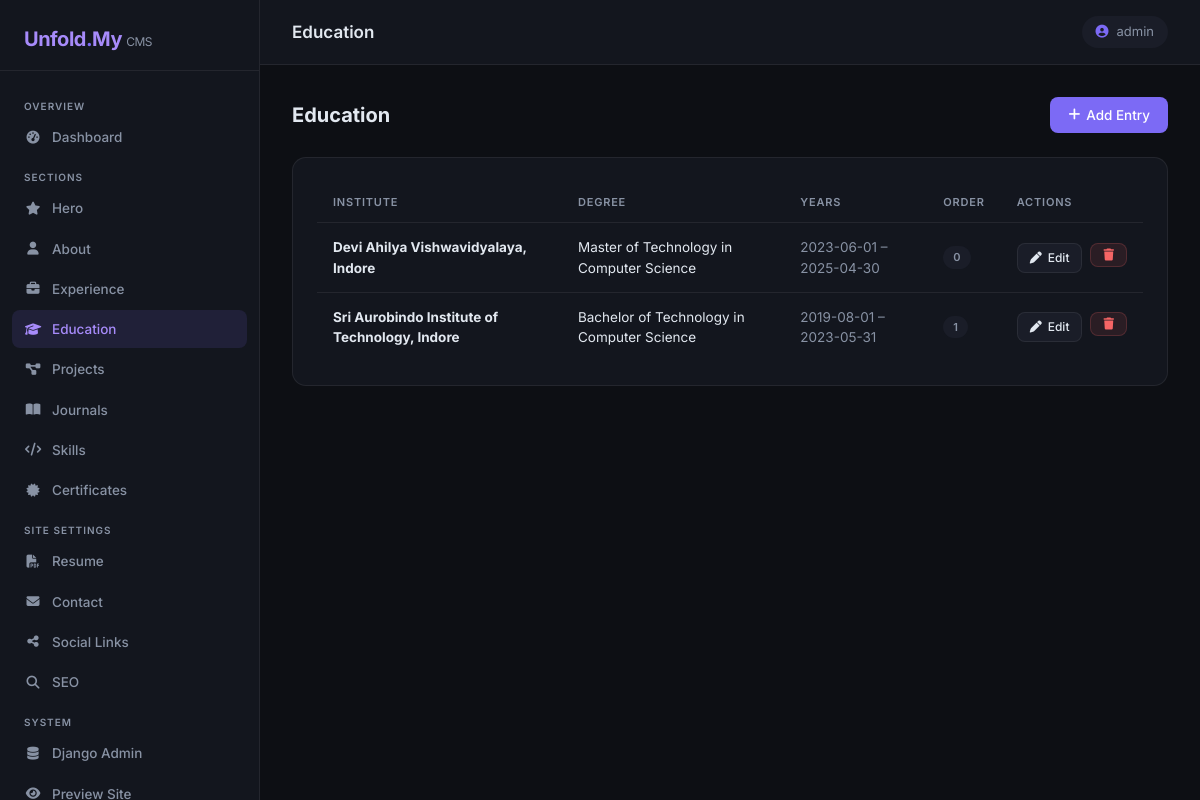
Page /admin-panel/education/ (signed in) on the committed database.
### profile_1/models.py (models this page shows, shortened)
class Education(models.Model):
    institute = models.CharField(max_length=250)
    degree = models.CharField(max_length=250)
    start_year = models.CharField(max_length=10, default="", blank=True)
    end_year = models.CharField(max_length=10, default="", blank=True)
    percentage = models.CharField(max_length=20, blank=True)
    description = models.TextField(blank=True)
    specializations = models.JSONField(default=list, blank=True)
    display_order = models.PositiveIntegerField(default=0)
    class Meta:
        ordering = ["display_order"]

### profile_1/admin_panel/views.py (the view)
# urls.py: path("education/",         views.education_list,      name="education"),
@staff_required
def education_list(request):
    items = Education.objects.all()
    return render(request, "admin-panel/education.html", {"items": items})

### profile_1/admin_panel/views.py (called while the page is built)
def staff_required(view_func):
    @wraps(view_func)
    def wrapper(request, *args, **kwargs):
        if not (request.user.is_authenticated and request.user.is_staff):
            return redirect("admin_panel:login")
        return view_func(request, *args, **kwargs)
    return wrapper

### profile_1/templates/admin-panel/education.html (shortened to what this page needs)
{% extends "admin-panel/base.html" %}
{% block page_title_header %}Education{% endblock %}
{% block nav_education %}active{% endblock %}
{% block content %}
<div class="page-header">
  <h2>Education</h2>
  <a href="{% url 'admin_panel:education-add' %}" class="btn-panel btn-primary-panel"><i class="fa-solid fa-plus"></i> Add Entry</a>
</div>
<div class="panel-card">
  {% if items %}
  <table class="panel-table">
    <thead>
      <tr><th>Institute</th><th>Degree</th><th>Years</th><th>Order</th><th>Actions</th></tr>
    </thead>
    <tbody>
      {% for item in items %}
      <tr>
        <td><strong>{{ item.institute }}</strong></td>
        <td>{{ item.degree }}</td>
        <td style="color:var(--muted)">{{ item.start_year }} – {{ item.end_year }}</td>
        <td><span class="badge-panel badge-muted">{{ item.display_order }}</span></td>
        <td>
          <div style="display:flex;gap:8px;">
            <a href="{% url 'admin_panel:education-edit' item.pk %}" class="btn-panel btn-secondary-panel btn-sm-panel"><i class="fa-solid fa-pen"></i> Edit</a>
            <form method="post" action="{% url 'admin_panel:education-delete' item.pk %}" style="display:inline;" onsubmit="return confirm('Delete?')">
              {% csrf_token %}<button type="submit" class="btn-panel btn-danger-panel btn-sm-panel"><i class="fa-solid fa-trash"></i></button>
            </form>
          </div>
        </td>
      </tr>
      {% endfor %}
    </tbody>
  </table>
  {% else %}
  <div class="empty-state"><i class="fa-solid fa-graduation-cap"></i>No education entries yet.</div>
  {% endif %}
</div>
{% endblock %}

### profile_1/templates/admin-panel/base.html (shortened to what this page needs)
{% load static %}
<!DOCTYPE html>
<html lang="en">
<head>
  <link rel="stylesheet" href="https://cdn.jsdelivr.net/npm/bootstrap@5.3.2/dist/css/bootstrap.min.css">
  <link rel="stylesheet" href="https://cdnjs.cloudflare.com/ajax/libs/font-awesome/6.5.1/css/all.min.css">
</head>
<body>
  <aside class="sidebar">
    <div class="sidebar-brand">Unfold<span>.</span>My <span style="font-size:12px;font-weight:400;color:var(--muted)">CMS</span></div>
    <nav class="sidebar-nav">
      <div class="nav-section-label">Overview</div>
      <a href="{% url 'admin_panel:dashboard' %}" class="sidebar-link {% block nav_dashboard %}{% endblock %}">
        <i class="fa-solid fa-gauge-high"></i> Dashboard
      </a>
      <div class="nav-section-label">Sections</div>
      <a href="{% url 'admin_panel:hero' %}" class="sidebar-link {% block nav_hero %}{% endblock %}">
        <i class="fa-solid fa-star"></i> Hero
      </a>
      <a href="{% url 'admin_panel:about' %}" class="sidebar-link {% block nav_about %}{% endblock %}">
        <i class="fa-solid fa-user"></i> About
      </a>
      <a href="{% url 'admin_panel:experience' %}" class="sidebar-link {% block nav_experience %}{% endblock %}">
        <i class="fa-solid fa-briefcase"></i> Experience
      </a>
      <a href="{% url 'admin_panel:education' %}" class="sidebar-link {% block nav_education %}{% endblock %}">
        <i class="fa-solid fa-graduation-cap"></i> Education
      </a>
      <a href="{% url 'admin_panel:projects' %}" class="sidebar-link {% block nav_projects %}{% endblock %}">
        <i class="fa-solid fa-diagram-project"></i> Projects
      </a>
      <a href="{% url 'admin_panel:journals' %}" class="sidebar-link {% block nav_journals %}{% endblock %}">
        <i class="fa-solid fa-book-open"></i> Journals
      </a>
      <a href="{% url 'admin_panel:skills' %}" class="sidebar-link {% block nav_skills %}{% endblock %}">
        <i class="fa-solid fa-code"></i> Skills
      </a>
      <a href="{% url 'admin_panel:certifications' %}" class="sidebar-link {% block nav_certifications %}{% endblock %}">
        <i class="fa-solid fa-certificate"></i> Certificates
      </a>
      <div class="nav-section-label">Site Settings</div>
      <a href="{% url 'admin_panel:resume' %}" class="sidebar-link {% block nav_resume %}{% endblock %}">
        <i class="fa-solid fa-file-pdf"></i> Resume
      </a>
      <a href="{% url 'admin_panel:contact' %}" class="sidebar-link {% block nav_contact %}{% endblock %}">
        <i class="fa-solid fa-envelope"></i> Contact
      </a>
      <a href="{% url 'admin_panel:social' %}" class="sidebar-link {% block nav_social %}{% endblock %}">
        <i class="fa-solid fa-share-nodes"></i> Social Links
      </a>
      <a href="{% url 'admin_panel:seo' %}" class="sidebar-link {% block nav_seo %}{% endblock %}">
        <i class="fa-solid fa-magnifying-glass"></i> SEO
      </a>
      <div class="nav-section-label">System</div>
      <a href="/admin/" target="_blank" class="sidebar-link">
        <i class="fa-solid fa-database"></i> Django Admin
      </a>
      <a href="/" target="_blank" class="sidebar-link">
        <i class="fa-solid fa-eye"></i> Preview Site
      </a>
    </nav>
  </aside>
  <div class="main-content">
    <div class="topbar">
      <h1>{% block page_title_header %}Dashboard{% endblock %}</h1>
      <div class="user-chip"><i class="fa-solid fa-circle-user"></i> {{ request.user.username }}</div>
    </div>
    <div class="page-body">
      {% block content %}{% endblock %}
    </div>
  </div>
</body>
</html>

### profile_1/templates/admin-panel/base.html (style rules this page uses)
:root { --sidebar-w: 260px; --bg: #0d0f14; --surface: #13161e; --surface2: #1a1d28; --border: rgba(255,255,255,0.07); --accent: #7c6af5; --accent2: #a78bfa; --text: #e2e8f0; --muted: #8892a4; --danger: #f56565; --success: #48bb78; }
*, *::before, *::after { box-sizing: border-box; }
body { margin: 0; font-family: 'Inter', sans-serif; background: var(--bg); color: var(--text); min-height: 100vh; }
.sidebar { position: fixed; top: 0; left: 0; width: var(--sidebar-w); height: 100vh; background: var(--surface); border-right: 1px solid var(--border); display: flex; flex-direction: column; z-index: 100; overflow-y: auto; }
.sidebar-brand { padding: 24px 24px 16px; font-size: 20px; font-weight: 700; letter-spacing: -0.5px; color: var(--accent2); border-bottom: 1px solid var(--border); }
.sidebar-brand span { color: var(--accent); }
.sidebar-nav { flex: 1; padding: 16px 12px; }
.nav-section-label { font-size: 10px; text-transform: uppercase; letter-spacing: 1px; color: var(--muted); padding: 12px 12px 4px; font-weight: 600; }
.sidebar-link { display: flex; align-items: center; gap: 10px; padding: 9px 12px; border-radius: 8px; font-size: 13.5px; font-weight: 500; color: var(--muted); text-decoration: none; margin-bottom: 2px; transition: all .15s ease; }
.sidebar-link:hover, .sidebar-link.active { background: rgba(124,106,245,.12); color: var(--accent2); }
.sidebar-link i { width: 18px; text-align: center; font-size: 13px; }
.main-content { margin-left: var(--sidebar-w); min-height: 100vh; display: flex; flex-direction: column; }
.topbar { position: sticky; top: 0; z-index: 50; background: var(--surface); border-bottom: 1px solid var(--border); padding: 16px 32px; display: flex; align-items: center; justify-content: space-between; }
.topbar h1 { font-size: 17px; font-weight: 600; margin: 0; }
.topbar .user-chip { background: var(--surface2); border-radius: 40px; padding: 6px 14px; font-size: 13px; color: var(--muted); display: flex; align-items: center; gap: 8px; }
.topbar .user-chip i { color: var(--accent); }
.page-body { flex: 1; padding: 32px; }
.panel-card { background: var(--surface); border: 1px solid var(--border); border-radius: 14px; padding: 24px; }
.btn-panel { display: inline-flex; align-items: center; gap: 6px; padding: 8px 18px; border-radius: 8px; font-size: 13.5px; font-weight: 500; border: none; cursor: pointer; text-decoration: none; transition: all .15s; }
.btn-primary-panel { background: var(--accent); color: #fff; }
.btn-secondary-panel { background: var(--surface2); color: var(--text); border: 1px solid var(--border); }
.btn-danger-panel { background: rgba(245,101,101,.1); color: var(--danger); border: 1px solid rgba(245,101,101,.2); }
.btn-sm-panel { padding: 5px 12px; font-size: 12px; }
.panel-table { width: 100%; border-collapse: collapse; }
.panel-table th { padding: 12px 16px; text-align: left; font-size: 11px; text-transform: uppercase; letter-spacing: 0.8px; color: var(--muted); border-bottom: 1px solid var(--border); font-weight: 600; }
.panel-table td { padding: 14px 16px; border-bottom: 1px solid var(--border); font-size: 13.5px; color: var(--text); vertical-align: middle; }
.panel-table tr:last-child td { border-bottom: none; }
.badge-panel { display: inline-block; padding: 3px 10px; border-radius: 20px; font-size: 11px; font-weight: 600; }
.badge-muted { background: var(--surface2); color: var(--muted); }
.page-header { display: flex; align-items: center; justify-content: space-between; margin-bottom: 24px; }
.page-header h2 { font-size: 20px; font-weight: 700; margin: 0; }

### rows in the picture
Education: institute "Devi Ahilya Vishwavidyalaya, Indore", degree "Master of Technology in Computer Science", start_year "2023-06-01", end_year "2025-04-30", display_order "0"
Education: institute "Sri Aurobindo Institute of Technology, Indore", degree "Bachelor of Technology in Computer Science", start_year "2019-08-01", end_year "2023-05-31", display_order "1"

### other values in the picture
{{ request.user.username }} "admin"
